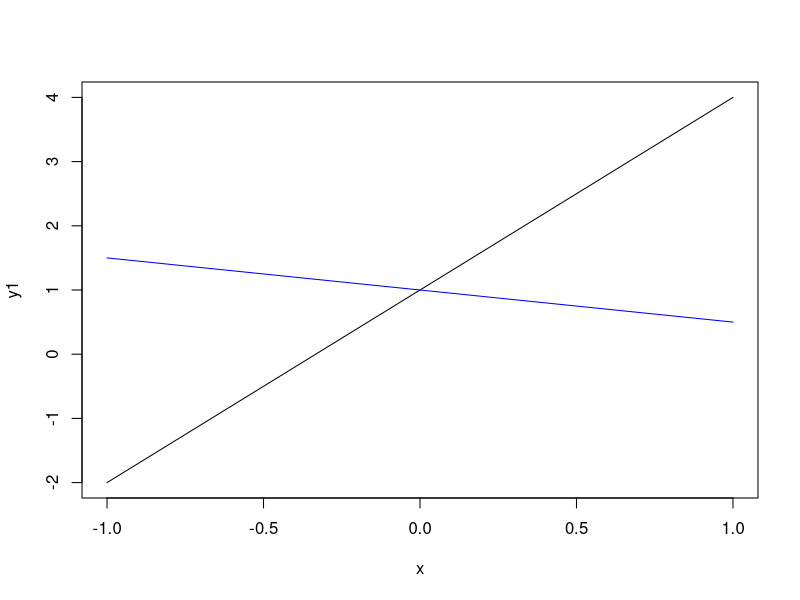
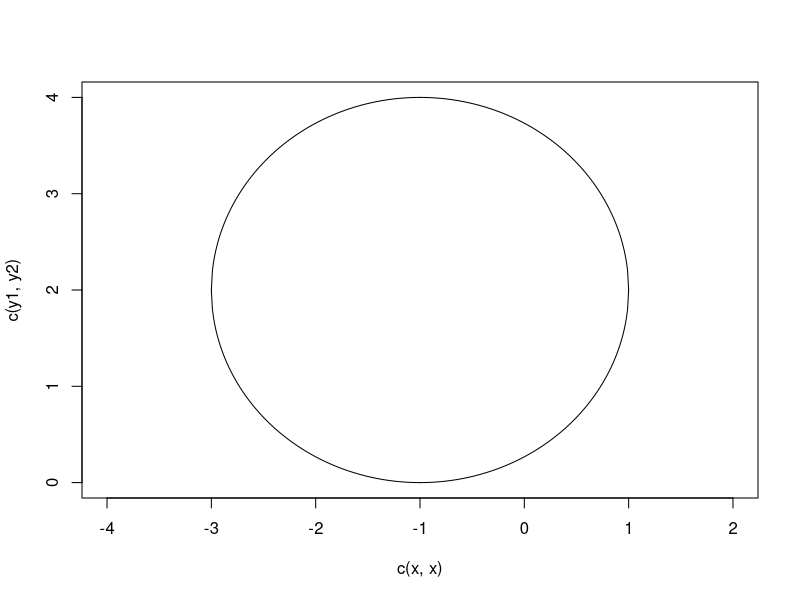
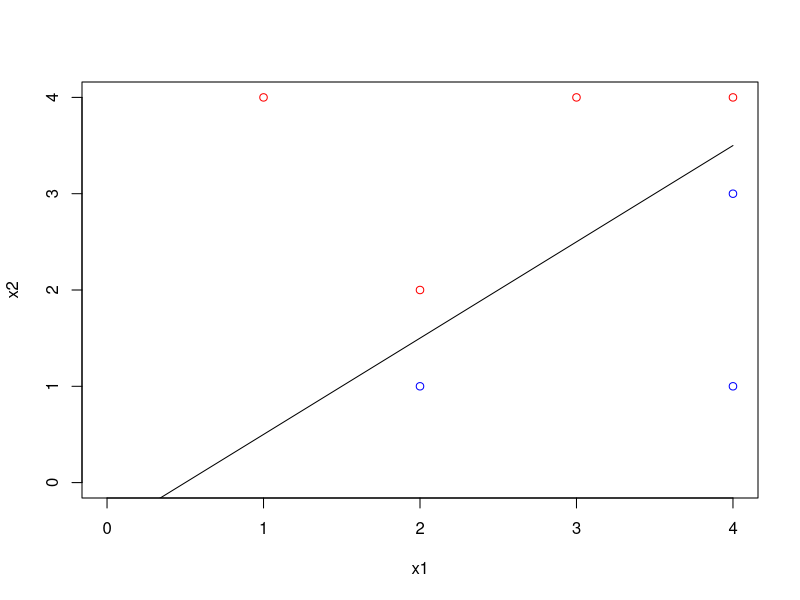
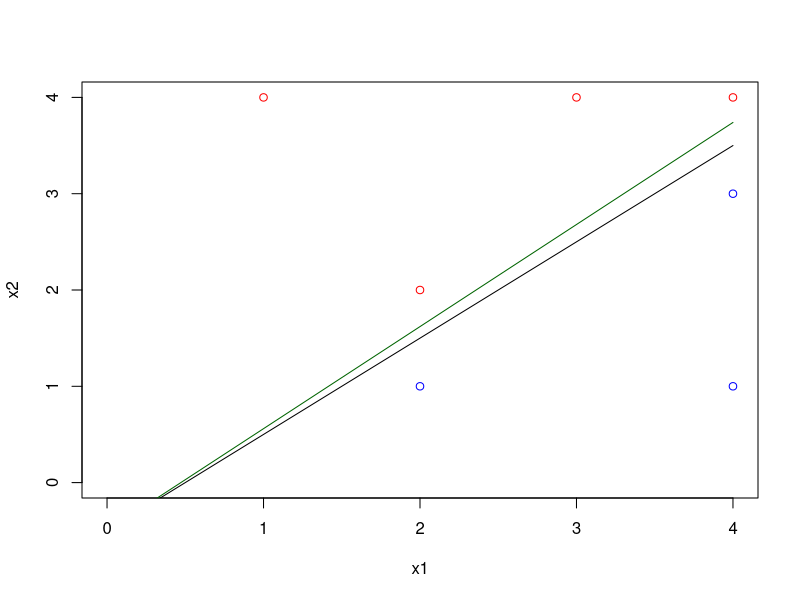
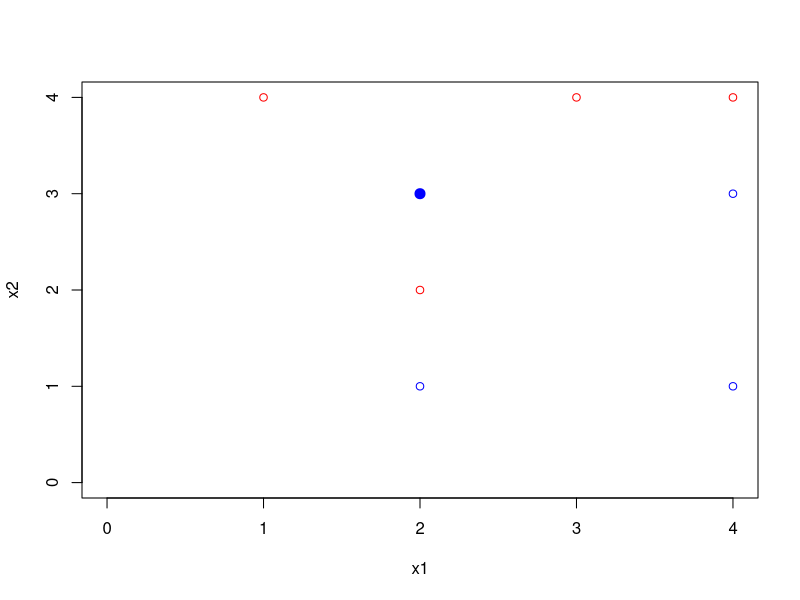

Recreate these plots in R, in order.
## ---- chunk 1
x <- seq(-1, 1, by = 0.01)
y1 <- 3 * x + 1
plot(x, y1, type = 'l')
y2 <- 1 - x / 2
lines(x, y2, type = 'l', col = 'blue')
## ---- chunk 2
x <- seq(-4, 2, by = 0.01)
y1 <- 2 - sqrt(4 - (1 + x) ^ 2)
y2 <- 2 + sqrt(4 - (1 + x) ^ 2)
plot(c(x, x), c(y1, y2), type = 'l')
## ---- chunk 3
dat <- data.frame(x1 = c(3, 2, 4, 1, 2, 4, 4), x2 = c(4, 2, 4, 4, 1, 3, 1), y = c('R', 'R', 'R', 'R', 'B', 'B', 'B'))
plot(dat[1:4, 1:2], col = 'red', xlim = c(0, 4), ylim = c(0, 4))
points(dat[5:7, 1:2], col = 'blue')
x1 <- seq(0, 4, by = .01)
x2 <- x1 - 0.5
lines(x1, x2)
## ---- chunk 4
dat <- data.frame(x1 = c(3, 2, 4, 1, 2, 4, 4), x2 = c(4, 2, 4, 4, 1, 3, 1), y = c('R', 'R', 'R', 'R', 'B', 'B', 'B'))
plot(dat[1:4, 1:2], col = 'red', xlim = c(0, 4), ylim = c(0, 4))
points(dat[5:7, 1:2], col = 'blue')
x1 <- seq(0, 4, by = .01)
x2 <- x1 - 0.5
lines(x1, x2)
x3 <- 1.06 * x1 - 0.5
lines(x1, x3, col = 'darkgreen')
## ---- chunk 5
dat <- data.frame(x1 = c(3, 2, 4, 1, 2, 4, 4, 2), x2 = c(4, 2, 4, 4, 1, 3, 1, 3), y = c('R', 'R', 'R', 'R', 'B', 'B', 'B', 'G'))
plot(dat[1:4, 1:2], col = 'red', xlim = c(0, 4), ylim = c(0, 4))
points(dat[5:7, 1:2], col = 'blue')
points(dat[8, 1:2], col = 'blue', cex = 2, pch = 20)
